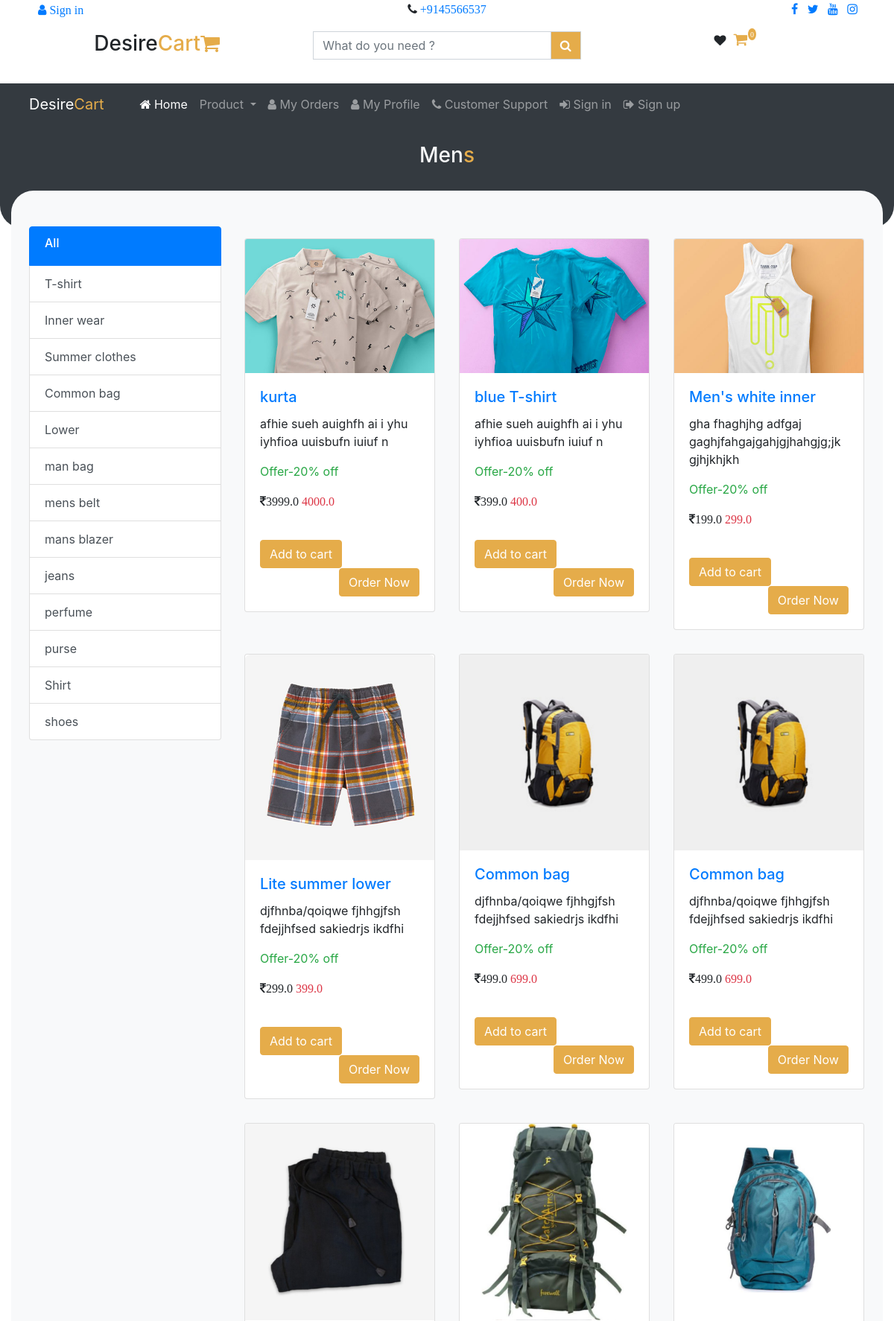
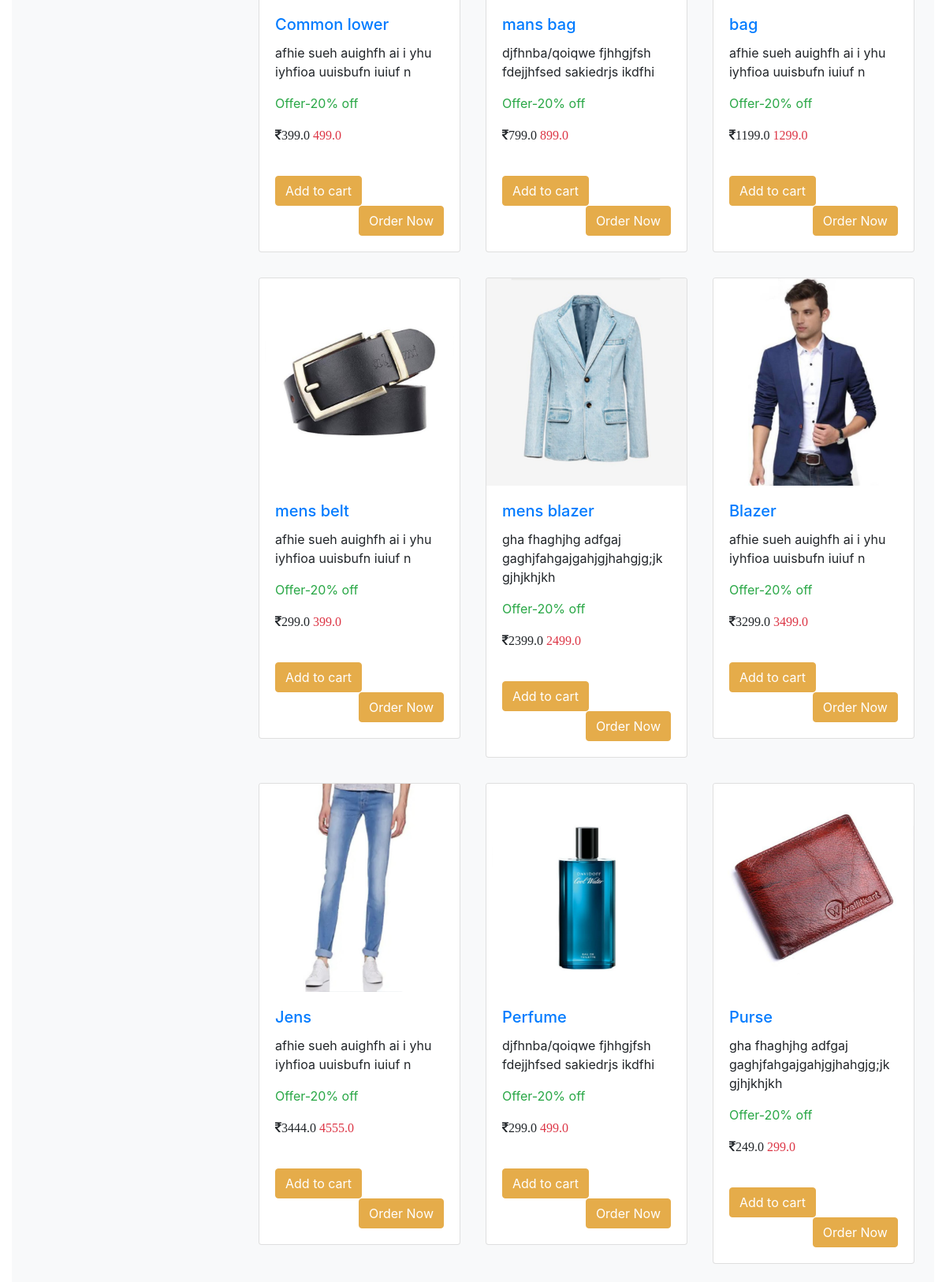
Page /user/mens/ (upper part) on the committed database (2 pictures, top to bottom).
### user/models.py (models this page shows, shortened)
class subcategory(models.Model):
    id=models.AutoField
    name=models.CharField(max_length=50)
    date=models.DateField()

class product(models.Model):
    id=models.AutoField
    category=models.CharField(max_length=20)
    subcategory=models.ForeignKey(subcategory,on_delete=models.CASCADE)
    name=models.CharField(max_length=60)
    price=models.FloatField()
    disprice=models.FloatField()
    size=models.CharField(max_length=10)
    color=models.CharField(max_length=30)
    description=models.CharField(max_length=300)
    date=models.DateField()
    img=models.ImageField(upload_to='static/user/img',default='palce.jpg')

### user/views.py (the view)
# urls.py: path('mens/', views.mens),
def mens(request):
    p = product.objects.filter(category='Men')
    sub=[]
    for a in p:
        if a.subcategory not in sub:
            sub.append(a.subcategory)
    if request.GET.get('cid'):
        p=product.objects.filter(category='Men',subcategory=request.GET.get('cid'))
    return render(request,'user/mens.html',context={"men":p,'cat':sub})

### templates/user/mens.html (shortened to what this page needs)
{% extends 'base.html' %}
 {% block content %}
{% load static %}
<div class="container-fluid ">
<div class="row  bg-dark py-4" style="border-radius:0px 0px 30px 30px;">
    <div class="col-sm-12 text-center text-light h3 pb-5">
        Men<font style="color:#e5ac4a;">s</font>
    </div>
</div>
    <div class="container-fluid bg-light py-5 px-4 " style="border-radius:30px;transform:translateY(-50px);">
  <div class="row">
      <div class="col-sm-3">
         <div class="list-group">
              <a href="/user/mens" class="list-group-item list-group-item-action active ">
                  <h6>All</h6>
          </a>
             {% for c in cat %}
          <a href="/user/mens?cid={{c.id}}" class="list-group-item list-group-item-action">
                                  {{c.name}}
          </a>
            {% endfor %}
         </div>
      </div>
      <div class="col-sm-9">
          <div class="row">
              {% for p in men %}
              <div class="col-sm-4 p-3">
                  <div class="card" >
                       <img class="card-img-top" src='/{{p.img}}' alt="Card image cap">
                      <div class="card-body">
                          <a href="/user/details?product={{p.id}}" >
                        <h5 class="card-title">{{ p.name }}</h5></a>
                        <p class="card-text">{{ p.description }}</p>
                         <p class="card-text"><span class="text-success">Offer-20% off</span></p>
                         <p class="card-text"><span class="fa fa-inr">{{ p.disprice }}<font class="text-danger"> {{ p.price }}</font></span></p>
                       </div>
                      <div class="card-body">
                          {% if user.is_authenticated %}
                           <button onclick="check('/user/addtocart?pid={{p.id}}')" class="btn btn-dark" style="background:#e5ac4a;border-color: #e5ac4a; ">Add to cart</button>
                            <a href="/user/orderdetails?product={{p.id}}" target="_blank" class="btn btn-dark float-right" style="background:#e5ac4a;border-color: #e5ac4a; ">Order Now</a></p>
                          {% else %}
                            <button onclick="trig()" class="btn btn-dark" style="background:#e5ac4a;border-color: #e5ac4a; ">Add to cart</button>
                              <button onclick="trig()" class="btn btn-dark float-right" style="background:#e5ac4a;border-color: #e5ac4a; ">Order Now</button></p>
                          {% endif %}
                      </div>
                  </div>
              </div>
              {% endfor %}
          </div>
      </div>
  </div>
    </div>
</div>
    {% endblock %}

### rows in the picture
subcategory: name "T-shirt"
subcategory: name "Inner wear"
subcategory: name "Summer clothes"
subcategory: name "Common bag"
subcategory: name "Lower"
subcategory: name "man bag"
subcategory: name "mens belt"
subcategory: name "mans blazer"
subcategory: name "jeans"
subcategory: name "perfume"
subcategory: name "purse"
subcategory: name "Shirt"
subcategory: name "shoes"
product: img (picture), name "kurta", description "afhie sueh auighfh ai i yhu iyhfioa uuisbufn iuiuf n", disprice "3999.0", price "4000.0", shows "Add to cart"
product: img (picture), name "blue T-shirt", description "afhie sueh auighfh ai i yhu iyhfioa uuisbufn iuiuf n", disprice "399.0", price "400.0", shows "Add to cart"
product: img (picture), name "Men's white inner", description "gha fhaghjhg adfgaj gaghjfahgajgahjgjhahgjg;jk gjhjkhjkh", disprice "199.0", price "299.0", shows "Add to cart"
product: img (picture), name "Lite summer lower", description "djfhnba/qoiqwe fjhhgjfsh fdejjhfsed sakiedrjs ikdfhi", disprice "299.0", price "399.0", shows "Add to cart"
product: img (picture), name "Common bag", description "djfhnba/qoiqwe fjhhgjfsh fdejjhfsed sakiedrjs ikdfhi", disprice "499.0", price "699.0", shows "Add to cart"
product: img (picture), name "Common bag", description "djfhnba/qoiqwe fjhhgjfsh fdejjhfsed sakiedrjs ikdfhi", disprice "499.0", price "699.0", shows "Add to cart"
product: img (picture), name "Common lower", description "afhie sueh auighfh ai i yhu iyhfioa uuisbufn iuiuf n", disprice "399.0", price "499.0", shows "Add to cart"
product: img (picture), name "mans bag", description "djfhnba/qoiqwe fjhhgjfsh fdejjhfsed sakiedrjs ikdfhi", disprice "799.0", price "899.0", shows "Add to cart"
product: img (picture), name "bag", description "afhie sueh auighfh ai i yhu iyhfioa uuisbufn iuiuf n", disprice "1199.0", price "1299.0", shows "Add to cart"
product: img (picture), name "mens belt", description "afhie sueh auighfh ai i yhu iyhfioa uuisbufn iuiuf n", disprice "299.0", price "399.0", shows "Add to cart"
product: img (picture), name "mens blazer", description "gha fhaghjhg adfgaj gaghjfahgajgahjgjhahgjg;jk gjhjkhjkh", disprice "2399.0", price "2499.0", shows "Add to cart"
product: img (picture), name "Blazer", description "afhie sueh auighfh ai i yhu iyhfioa uuisbufn iuiuf n", disprice "3299.0", price "3499.0", shows "Add to cart"
product: img (picture), name "Jens", description "afhie sueh auighfh ai i yhu iyhfioa uuisbufn iuiuf n", disprice "3444.0", price "4555.0", shows "Add to cart"
product: img (picture), name "Perfume", description "djfhnba/qoiqwe fjhhgjfsh fdejjhfsed sakiedrjs ikdfhi", disprice "299.0", price "499.0", shows "Add to cart"
product: img (picture), name "Purse", description "gha fhaghjhg adfgaj gaghjfahgajgahjgjhahgjg;jk gjhjkhjkh", disprice "249.0", price "299.0", shows "Add to cart"
